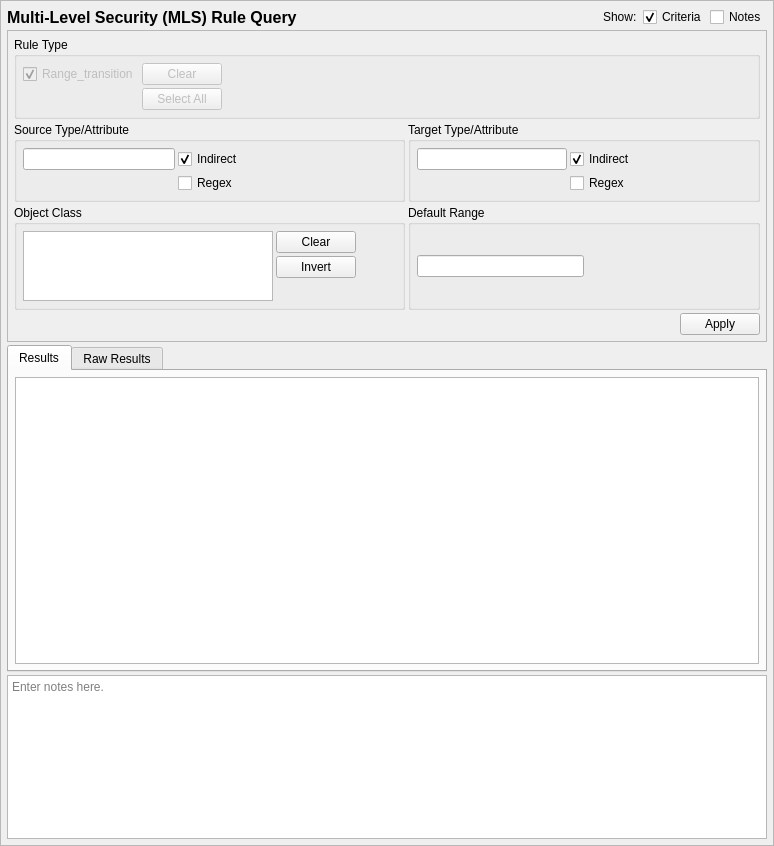
<?xml version="1.0" encoding="UTF-8"?>
<ui version="4.0">
 <class>MLSRuleQueryTab</class>
 <widget class="QScrollArea" name="MLSRuleQueryTab">
  <property name="geometry">
   <rect>
    <x>0</x>
    <y>0</y>
    <width>774</width>
    <height>846</height>
   </rect>
  </property>
  <property name="sizeAdjustPolicy">
   <enum>QAbstractScrollArea::AdjustToContents</enum>
  </property>
  <property name="widgetResizable">
   <bool>true</bool>
  </property>
  <widget class="QWidget" name="contents">
   <property name="geometry">
    <rect>
     <x>0</x>
     <y>0</y>
     <width>772</width>
     <height>844</height>
    </rect>
   </property>
   <property name="minimumSize">
    <size>
     <width>0</width>
     <height>0</height>
    </size>
   </property>
   <layout class="QGridLayout" name="gridLayout_9">
    <property name="leftMargin">
     <number>6</number>
    </property>
    <property name="topMargin">
     <number>6</number>
    </property>
    <property name="rightMargin">
     <number>6</number>
    </property>
    <property name="bottomMargin">
     <number>6</number>
    </property>
    <property name="spacing">
     <number>3</number>
    </property>
    <item row="0" column="1">
     <spacer name="horizontalSpacer_5">
      <property name="orientation">
       <enum>Qt::Orientation::Horizontal</enum>
      </property>
      <property name="sizeHint" stdset="0">
       <size>
        <width>40</width>
        <height>20</height>
       </size>
      </property>
     </spacer>
    </item>
    <item row="2" column="0" colspan="6">
     <widget class="QTabWidget" name="results_frame">
      <property name="sizePolicy">
       <sizepolicy hsizetype="Preferred" vsizetype="MinimumExpanding">
        <horstretch>0</horstretch>
        <verstretch>2</verstretch>
       </sizepolicy>
      </property>
      <property name="currentIndex">
       <number>0</number>
      </property>
      <widget class="QWidget" name="results_framePage1">
       <property name="sizePolicy">
        <sizepolicy hsizetype="Preferred" vsizetype="MinimumExpanding">
         <horstretch>0</horstretch>
         <verstretch>0</verstretch>
        </sizepolicy>
       </property>
       <attribute name="title">
        <string>Results</string>
       </attribute>
       <layout class="QVBoxLayout" name="verticalLayout_3">
        <property name="leftMargin">
         <number>6</number>
        </property>
        <property name="topMargin">
         <number>6</number>
        </property>
        <property name="rightMargin">
         <number>6</number>
        </property>
        <property name="bottomMargin">
         <number>6</number>
        </property>
        <item>
         <widget class="SEToolsTableView" name="table_results">
          <property name="sizePolicy">
           <sizepolicy hsizetype="Expanding" vsizetype="MinimumExpanding">
            <horstretch>0</horstretch>
            <verstretch>0</verstretch>
           </sizepolicy>
          </property>
          <property name="sizeAdjustPolicy">
           <enum>QAbstractScrollArea::AdjustIgnored</enum>
          </property>
          <property name="alternatingRowColors">
           <bool>true</bool>
          </property>
          <property name="sortingEnabled">
           <bool>true</bool>
          </property>
         </widget>
        </item>
       </layout>
      </widget>
      <widget class="QWidget" name="results_framePage2">
       <property name="sizePolicy">
        <sizepolicy hsizetype="Preferred" vsizetype="MinimumExpanding">
         <horstretch>0</horstretch>
         <verstretch>0</verstretch>
        </sizepolicy>
       </property>
       <attribute name="title">
        <string>Raw Results</string>
       </attribute>
       <layout class="QVBoxLayout" name="verticalLayout_2">
        <property name="leftMargin">
         <number>6</number>
        </property>
        <property name="topMargin">
         <number>6</number>
        </property>
        <property name="rightMargin">
         <number>6</number>
        </property>
        <property name="bottomMargin">
         <number>6</number>
        </property>
        <item>
         <widget class="QPlainTextEdit" name="raw_results">
          <property name="sizePolicy">
           <sizepolicy hsizetype="Expanding" vsizetype="MinimumExpanding">
            <horstretch>0</horstretch>
            <verstretch>0</verstretch>
           </sizepolicy>
          </property>
          <property name="minimumSize">
           <size>
            <width>0</width>
            <height>0</height>
           </size>
          </property>
          <property name="font">
           <font>
            <family>Monospace</family>
           </font>
          </property>
          <property name="documentTitle">
           <string/>
          </property>
          <property name="lineWrapMode">
           <enum>QPlainTextEdit::NoWrap</enum>
          </property>
          <property name="readOnly">
           <bool>true</bool>
          </property>
         </widget>
        </item>
       </layout>
      </widget>
     </widget>
    </item>
    <item row="0" column="2">
     <widget class="QLabel" name="label_2">
      <property name="text">
       <string>Show:</string>
      </property>
     </widget>
    </item>
    <item row="0" column="4">
     <widget class="QCheckBox" name="criteria_expander">
      <property name="toolTip">
       <string>Show or hide the search criteria (no settings are lost)</string>
      </property>
      <property name="text">
       <string>Criteria</string>
      </property>
      <property name="checked">
       <bool>true</bool>
      </property>
     </widget>
    </item>
    <item row="0" column="5">
     <widget class="QCheckBox" name="notes_expander">
      <property name="toolTip">
       <string>Show or hide the notes field (no data is lost)</string>
      </property>
      <property name="text">
       <string>Notes</string>
      </property>
     </widget>
    </item>
    <item row="0" column="0">
     <widget class="QLabel" name="label">
      <property name="sizePolicy">
       <sizepolicy hsizetype="Preferred" vsizetype="Fixed">
        <horstretch>0</horstretch>
        <verstretch>0</verstretch>
       </sizepolicy>
      </property>
      <property name="maximumSize">
       <size>
        <width>16777215</width>
        <height>20</height>
       </size>
      </property>
      <property name="font">
       <font>
        <pointsize>12</pointsize>
        <weight>75</weight>
        <bold>true</bold>
       </font>
      </property>
      <property name="text">
       <string>Multi-Level Security (MLS) Rule Query</string>
      </property>
     </widget>
    </item>
    <item row="3" column="0" colspan="6">
     <widget class="QTextEdit" name="notes">
      <property name="sizePolicy">
       <sizepolicy hsizetype="Preferred" vsizetype="Preferred">
        <horstretch>0</horstretch>
        <verstretch>1</verstretch>
       </sizepolicy>
      </property>
      <property name="minimumSize">
       <size>
        <width>0</width>
        <height>80</height>
       </size>
      </property>
      <property name="toolTip">
       <string>Optionally enter notes here about the query.</string>
      </property>
      <property name="placeholderText">
       <string>Enter notes here.</string>
      </property>
     </widget>
    </item>
    <item row="1" column="0" colspan="6">
     <widget class="QFrame" name="criteria_frame">
      <property name="sizePolicy">
       <sizepolicy hsizetype="Preferred" vsizetype="Preferred">
        <horstretch>0</horstretch>
        <verstretch>1</verstretch>
       </sizepolicy>
      </property>
      <property name="maximumSize">
       <size>
        <width>16777215</width>
        <height>16777215</height>
       </size>
      </property>
      <property name="frameShape">
       <enum>QFrame::StyledPanel</enum>
      </property>
      <property name="frameShadow">
       <enum>QFrame::Raised</enum>
      </property>
      <layout class="QGridLayout" name="gridLayout_3">
       <property name="leftMargin">
        <number>6</number>
       </property>
       <property name="topMargin">
        <number>6</number>
       </property>
       <property name="rightMargin">
        <number>6</number>
       </property>
       <property name="bottomMargin">
        <number>6</number>
       </property>
       <property name="spacing">
        <number>3</number>
       </property>
       <item row="1" column="1">
        <widget class="QGroupBox" name="target_criteria">
         <property name="maximumSize">
          <size>
           <width>16777215</width>
           <height>100</height>
          </size>
         </property>
         <property name="title">
          <string>Target Type/Attribute</string>
         </property>
         <layout class="QGridLayout" name="gridLayout_5">
          <property name="leftMargin">
           <number>6</number>
          </property>
          <property name="topMargin">
           <number>6</number>
          </property>
          <property name="rightMargin">
           <number>6</number>
          </property>
          <property name="bottomMargin">
           <number>6</number>
          </property>
          <property name="spacing">
           <number>3</number>
          </property>
          <item row="0" column="1">
           <widget class="QLineEdit" name="target">
            <property name="sizePolicy">
             <sizepolicy hsizetype="Expanding" vsizetype="Fixed">
              <horstretch>0</horstretch>
              <verstretch>0</verstretch>
             </sizepolicy>
            </property>
            <property name="minimumSize">
             <size>
              <width>150</width>
              <height>0</height>
             </size>
            </property>
            <property name="maximumSize">
             <size>
              <width>250</width>
              <height>16777215</height>
             </size>
            </property>
           </widget>
          </item>
          <item row="1" column="2">
           <widget class="QCheckBox" name="target_regex">
            <property name="toolTip">
             <string>Use regular expressions to match the target type/attribute.</string>
            </property>
            <property name="text">
             <string>Regex</string>
            </property>
           </widget>
          </item>
          <item row="0" column="2">
           <widget class="QCheckBox" name="target_indirect">
            <property name="toolTip">
             <string>If the rule target is an attribute, indirect will match the criteria against the contents of the attribute, rather than the attribute itself.</string>
            </property>
            <property name="text">
             <string>Indirect</string>
            </property>
            <property name="checked">
             <bool>true</bool>
            </property>
           </widget>
          </item>
          <item row="0" column="3">
           <spacer name="horizontalSpacer_3">
            <property name="orientation">
             <enum>Qt::Orientation::Horizontal</enum>
            </property>
            <property name="sizeHint" stdset="0">
             <size>
              <width>113</width>
              <height>20</height>
             </size>
            </property>
           </spacer>
          </item>
         </layout>
        </widget>
       </item>
       <item row="0" column="0" colspan="2">
        <widget class="QGroupBox" name="ruletype_criteria">
         <property name="sizePolicy">
          <sizepolicy hsizetype="Preferred" vsizetype="Preferred">
           <horstretch>0</horstretch>
           <verstretch>0</verstretch>
          </sizepolicy>
         </property>
         <property name="maximumSize">
          <size>
           <width>16777215</width>
           <height>150</height>
          </size>
         </property>
         <property name="title">
          <string>Rule Type</string>
         </property>
         <layout class="QGridLayout" name="gridLayout">
          <property name="leftMargin">
           <number>6</number>
          </property>
          <property name="topMargin">
           <number>6</number>
          </property>
          <property name="rightMargin">
           <number>6</number>
          </property>
          <property name="bottomMargin">
           <number>6</number>
          </property>
          <property name="spacing">
           <number>3</number>
          </property>
          <item row="1" column="4">
           <widget class="QPushButton" name="all_ruletypes">
            <property name="enabled">
             <bool>false</bool>
            </property>
            <property name="text">
             <string>Select All</string>
            </property>
           </widget>
          </item>
          <item row="0" column="5">
           <spacer name="horizontalSpacer">
            <property name="orientation">
             <enum>Qt::Orientation::Horizontal</enum>
            </property>
            <property name="sizeHint" stdset="0">
             <size>
              <width>40</width>
              <height>20</height>
             </size>
            </property>
           </spacer>
          </item>
          <item row="0" column="4">
           <widget class="QPushButton" name="clear_ruletypes">
            <property name="enabled">
             <bool>false</bool>
            </property>
            <property name="text">
             <string>Clear</string>
            </property>
            <property name="checkable">
             <bool>false</bool>
            </property>
           </widget>
          </item>
          <item row="0" column="1">
           <widget class="QCheckBox" name="range_transition">
            <property name="enabled">
             <bool>false</bool>
            </property>
            <property name="text">
             <string>Range_transition</string>
            </property>
            <property name="checked">
             <bool>true</bool>
            </property>
           </widget>
          </item>
         </layout>
        </widget>
       </item>
       <item row="1" column="0">
        <widget class="QGroupBox" name="source_criteria">
         <property name="maximumSize">
          <size>
           <width>16777215</width>
           <height>100</height>
          </size>
         </property>
         <property name="title">
          <string>Source Type/Attribute</string>
         </property>
         <layout class="QGridLayout" name="gridLayout_2">
          <property name="leftMargin">
           <number>6</number>
          </property>
          <property name="topMargin">
           <number>6</number>
          </property>
          <property name="rightMargin">
           <number>6</number>
          </property>
          <property name="bottomMargin">
           <number>6</number>
          </property>
          <property name="spacing">
           <number>3</number>
          </property>
          <item row="0" column="3">
           <spacer name="horizontalSpacer_2">
            <property name="orientation">
             <enum>Qt::Orientation::Horizontal</enum>
            </property>
            <property name="sizeHint" stdset="0">
             <size>
              <width>40</width>
              <height>20</height>
             </size>
            </property>
           </spacer>
          </item>
          <item row="0" column="0">
           <widget class="QLineEdit" name="source">
            <property name="sizePolicy">
             <sizepolicy hsizetype="Expanding" vsizetype="Fixed">
              <horstretch>0</horstretch>
              <verstretch>0</verstretch>
             </sizepolicy>
            </property>
            <property name="minimumSize">
             <size>
              <width>150</width>
              <height>0</height>
             </size>
            </property>
            <property name="maximumSize">
             <size>
              <width>250</width>
              <height>16777215</height>
             </size>
            </property>
           </widget>
          </item>
          <item row="1" column="1">
           <widget class="QCheckBox" name="source_regex">
            <property name="toolTip">
             <string>Use regular expressions to match the source type/attribute.</string>
            </property>
            <property name="text">
             <string>Regex</string>
            </property>
           </widget>
          </item>
          <item row="0" column="1">
           <widget class="QCheckBox" name="source_indirect">
            <property name="toolTip">
             <string>If the rule source is an attribute, indirect will match the criteria against the contents of the attribute, rather than the attribute itself.</string>
            </property>
            <property name="text">
             <string>Indirect</string>
            </property>
            <property name="checked">
             <bool>true</bool>
            </property>
           </widget>
          </item>
         </layout>
        </widget>
       </item>
       <item row="2" column="0">
        <widget class="QGroupBox" name="class_criteria">
         <property name="title">
          <string>Object Class</string>
         </property>
         <layout class="QGridLayout" name="gridLayout_7">
          <property name="leftMargin">
           <number>6</number>
          </property>
          <property name="topMargin">
           <number>6</number>
          </property>
          <property name="rightMargin">
           <number>6</number>
          </property>
          <property name="bottomMargin">
           <number>6</number>
          </property>
          <property name="spacing">
           <number>3</number>
          </property>
          <item row="0" column="2">
           <spacer name="horizontalSpacer_4">
            <property name="orientation">
             <enum>Qt::Orientation::Horizontal</enum>
            </property>
            <property name="sizeHint" stdset="0">
             <size>
              <width>40</width>
              <height>20</height>
             </size>
            </property>
           </spacer>
          </item>
          <item row="0" column="1">
           <widget class="QPushButton" name="clear_class">
            <property name="text">
             <string>Clear</string>
            </property>
           </widget>
          </item>
          <item row="1" column="1">
           <widget class="QPushButton" name="invert_class">
            <property name="text">
             <string>Invert</string>
            </property>
           </widget>
          </item>
          <item row="2" column="1">
           <spacer name="verticalSpacer_2">
            <property name="orientation">
             <enum>Qt::Orientation::Vertical</enum>
            </property>
            <property name="sizeHint" stdset="0">
             <size>
              <width>20</width>
              <height>40</height>
             </size>
            </property>
           </spacer>
          </item>
          <item row="0" column="0" rowspan="3">
           <widget class="QListView" name="tclass">
            <property name="sizePolicy">
             <sizepolicy hsizetype="Expanding" vsizetype="Preferred">
              <horstretch>0</horstretch>
              <verstretch>0</verstretch>
             </sizepolicy>
            </property>
            <property name="maximumSize">
             <size>
              <width>250</width>
              <height>16777215</height>
             </size>
            </property>
            <property name="toolTip">
             <string>Match the object class of the rule.</string>
            </property>
            <property name="selectionMode">
             <enum>QAbstractItemView::ExtendedSelection</enum>
            </property>
           </widget>
          </item>
         </layout>
        </widget>
       </item>
       <item row="4" column="1">
        <widget class="QDialogButtonBox" name="buttonBox">
         <property name="standardButtons">
          <set>QDialogButtonBox::StandardButton::Apply</set>
         </property>
        </widget>
       </item>
       <item row="2" column="1">
        <widget class="QGroupBox" name="default_criteria">
         <property name="title">
          <string>Default Range</string>
         </property>
         <layout class="QGridLayout" name="gridLayout_4">
          <property name="leftMargin">
           <number>6</number>
          </property>
          <property name="topMargin">
           <number>6</number>
          </property>
          <property name="rightMargin">
           <number>6</number>
          </property>
          <property name="bottomMargin">
           <number>6</number>
          </property>
          <property name="spacing">
           <number>3</number>
          </property>
          <item row="0" column="0">
           <widget class="QLineEdit" name="default_range">
            <property name="sizePolicy">
             <sizepolicy hsizetype="Expanding" vsizetype="Fixed">
              <horstretch>0</horstretch>
              <verstretch>0</verstretch>
             </sizepolicy>
            </property>
            <property name="minimumSize">
             <size>
              <width>150</width>
              <height>0</height>
             </size>
            </property>
            <property name="maximumSize">
             <size>
              <width>250</width>
              <height>16777215</height>
             </size>
            </property>
           </widget>
          </item>
          <item row="0" column="1">
           <spacer name="horizontalSpacer_6">
            <property name="orientation">
             <enum>Qt::Orientation::Horizontal</enum>
            </property>
            <property name="sizeHint" stdset="0">
             <size>
              <width>40</width>
              <height>20</height>
             </size>
            </property>
           </spacer>
          </item>
         </layout>
        </widget>
       </item>
      </layout>
      <zorder>ruletype_criteria</zorder>
      <zorder>source_criteria</zorder>
      <zorder>target_criteria</zorder>
      <zorder>class_criteria</zorder>
      <zorder>buttonBox</zorder>
      <zorder>default_criteria</zorder>
     </widget>
    </item>
   </layout>
  </widget>
 </widget>
 <customwidgets>
  <customwidget>
   <class>SEToolsTableView</class>
   <extends>QTableView</extends>
   <header>setoolsgui/tableview.h</header>
  </customwidget>
 </customwidgets>
 <tabstops>
  <tabstop>criteria_expander</tabstop>
  <tabstop>notes_expander</tabstop>
  <tabstop>range_transition</tabstop>
  <tabstop>clear_ruletypes</tabstop>
  <tabstop>all_ruletypes</tabstop>
  <tabstop>source</tabstop>
  <tabstop>source_indirect</tabstop>
  <tabstop>source_regex</tabstop>
  <tabstop>target</tabstop>
  <tabstop>target_indirect</tabstop>
  <tabstop>target_regex</tabstop>
  <tabstop>tclass</tabstop>
  <tabstop>clear_class</tabstop>
  <tabstop>invert_class</tabstop>
  <tabstop>default_range</tabstop>
  <tabstop>results_frame</tabstop>
  <tabstop>table_results</tabstop>
  <tabstop>raw_results</tabstop>
  <tabstop>notes</tabstop>
 </tabstops>
 <resources/>
 <connections>
  <connection>
   <sender>clear_class</sender>
   <signal>clicked()</signal>
   <receiver>tclass</receiver>
   <slot>clearSelection()</slot>
   <hints>
    <hint type="sourcelabel">
     <x>299</x>
     <y>312</y>
    </hint>
    <hint type="destinationlabel">
     <x>147</x>
     <y>330</y>
    </hint>
   </hints>
  </connection>
  <connection>
   <sender>criteria_expander</sender>
   <signal>toggled(bool)</signal>
   <receiver>criteria_frame</receiver>
   <slot>setVisible(bool)</slot>
   <hints>
    <hint type="sourcelabel">
     <x>592</x>
     <y>16</y>
    </hint>
    <hint type="destinationlabel">
     <x>386</x>
     <y>222</y>
    </hint>
   </hints>
  </connection>
  <connection>
   <sender>notes_expander</sender>
   <signal>toggled(bool)</signal>
   <receiver>notes</receiver>
   <slot>setVisible(bool)</slot>
   <hints>
    <hint type="sourcelabel">
     <x>735</x>
     <y>16</y>
    </hint>
    <hint type="destinationlabel">
     <x>386</x>
     <y>756</y>
    </hint>
   </hints>
  </connection>
 </connections>
</ui>
